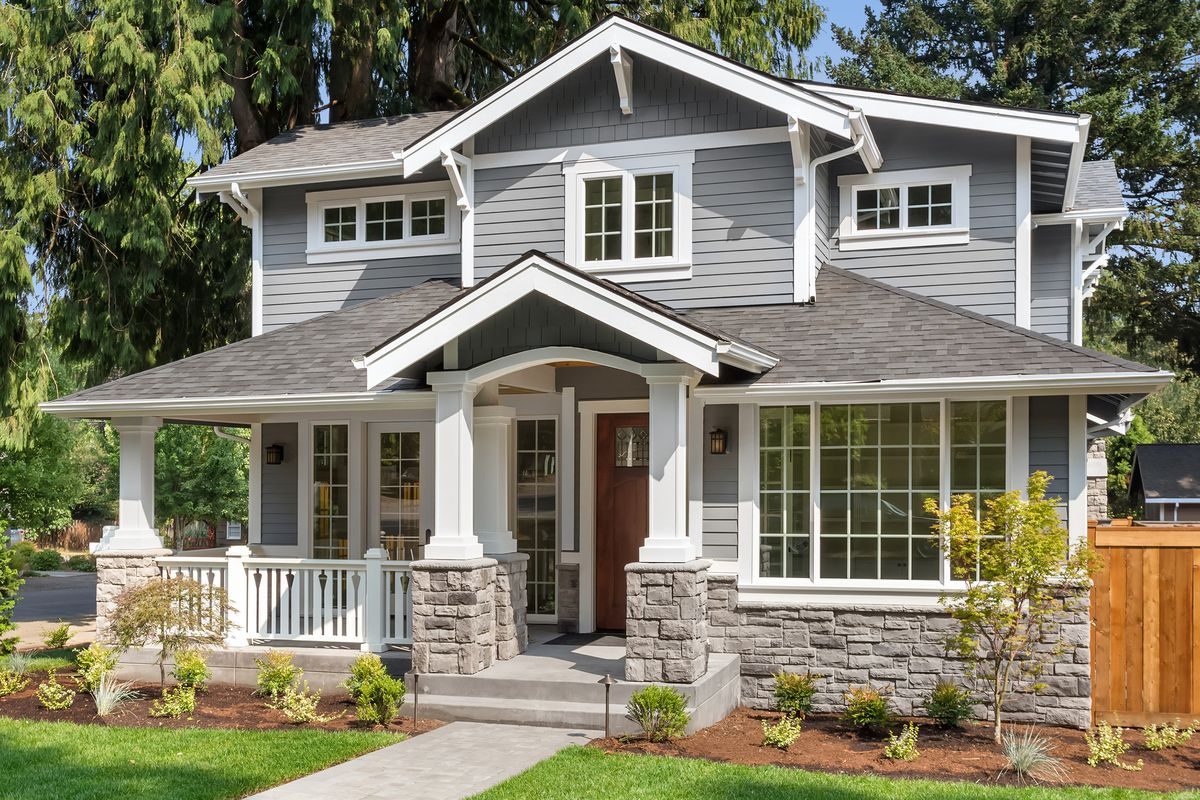
#> input picture PyAutoGUI_Pratice/House.jpg, 1200 x 800 px
$ python pyautogui_practice.py
#> lines starting #> are read from the running program, lines starting #| are printed output that depends on the picture
# -*- coding: utf-8 -*-
"""
Created on Mon Jul  5 19:58:51 2021

@author: Ballhow
"""
import cv2

img = cv2.imread('House.jpg')
#> img is the input picture: shape (800, 1200, 3); mean B, G, R 102.5, 122.2, 124.7
(h, w, d) = img.shape
#> h = 800; w = 1200; d = 3
center = (0, h//2)
#> center = (0, 400)
M = cv2.getRotationMatrix2D(center, 45, 1.0)
rotated = cv2.warpAffine(img, M, (w, h))
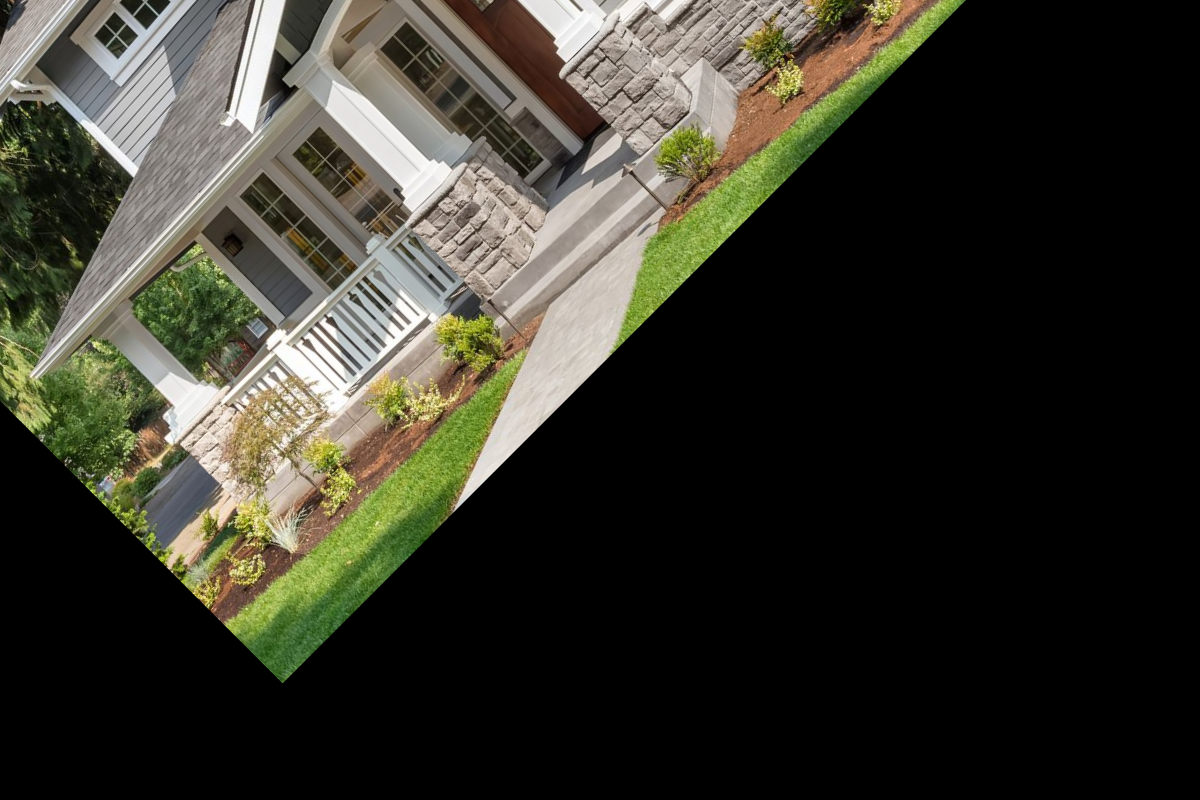
#> rotated: shape (800, 1200, 3); mean B, G, R 43, 53, 54
cv2.imshow("House", rotated)
